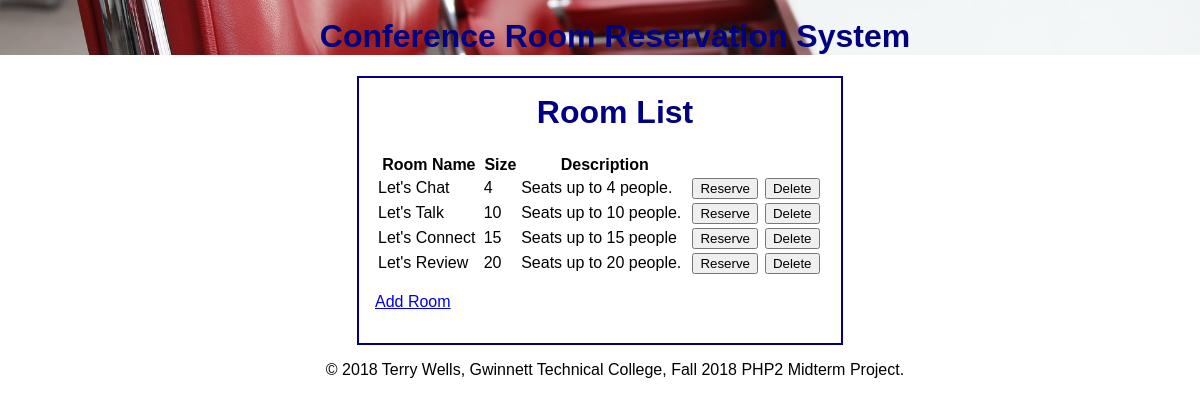
/rooms_manager/index.php, run on the app's committed database.
### tables this page shows
CREATE TABLE `rooms` (
  `room_id` int(5) NOT NULL,
  `room_name` varchar(45) NOT NULL,
  `room_size` varchar(5) NOT NULL,
  `room_description` varchar(100) NOT NULL
);

### model/room_db.php (called while the page is built, shortened)
<?php
function get_rooms() {
    global $db;
    $query = 'SELECT * FROM rooms';
    $statement = $db->prepare($query);
    $statement->execute();
    $rooms = $statement->fetchAll();
    return $rooms;
}
?>

### rooms_manager/room_list.php (the view, shortened to what this page needs)
<?php include '../view/header.php'; ?>
<main>
    <h1>Room List</h1>
    <section>
        <div class="w3-container">
            <table class="w3-table-all" style="width:100%">
                <tr>
                    <th>Room Name</th>
                    <th>Size</th>
                    <th>Description</th>
                    <th>&nbsp;</th>
                </tr>
                <?php foreach ($rooms as $room) : ?>
                <tr>
                    <td><?php echo $room['room_name']; ?></td>
                    <td><?php echo $room['room_size']; ?></td>
                    <td><?php echo $room['room_description']; ?></td>
                    <td><form action="../reservations_manager/index.php" method="post">
                      <input type="submit" value="Reserve">
                    </form></td>
                    <td><form action="index.php" method="post">
                      <input type="submit" value="Delete">
                    </form></td>
                  </tr>
                <?php endforeach; ?>
            </table>
    </div>
        <p><a href="add_room.php">Add Room</a></p>
    </section>
</main>
<?php include '../view/footer.php'; ?>

### rooms_manager/index.php (shortened to what this page needs)
<?php
require('../model/database.php');
require('../model/room_db.php');
$action = filter_input(INPUT_POST, 'action');
if ($action == NULL) {
    $action = filter_input(INPUT_GET, 'action');
    if ($action == NULL) {
        $action = 'rooms_list';
    }
}
if ($action == 'rooms_list') {
    $rooms = get_rooms();
    include('room_list.php');
} else if ($action == 'delete_room') {
    $room_id = filter_input(INPUT_POST, 'room_id',
            FILTER_VALIDATE_INT);
    if ($room_id == NULL || $room_id == FALSE) {
        $error = "Missing or incorrect room id.";
        include('../errors/error.php');
    } else {
        delete_room($room_id);
        header("Location: .");
    }
} else if ($action == 'add_room') {
    $room_name = filter_input(INPUT_POST, 'room_name');
    $room_size = filter_input(INPUT_POST, 'room_size');
    $room_description = filter_input(INPUT_POST, 'room_description');
    if ($room_name == NULL || $room_name == NULL ||  $room_size == NULL || $room_size == FALSE  || $room_description == NULL || $room_description == FALSE) {
        $error = "Invalid room information. Check all fields or input data and try again.";
        include('../errors/error.php');
    } else {
        add_room($room_name, $room_size, $room_description);
        header("Location: .");
    }
}
?>

### view/header.php (shortened to what this page needs)
<!DOCTYPE html>
<html>
    <head>
        <link rel="stylesheet" type="text/css" href="../main.css">
    </head>
    <body>
        <header>
          <div class="bg">
      <br>
            <h1>Conference Room Reservation System</h1>
        </header>

### view/footer.php (shortened to what this page needs)
<footer class="w3-container w3-gray">
    <p class="copyright">
        &copy; <?php echo date("Y"); ?> Terry Wells, Gwinnett Technical College, Fall 2018 PHP2 Midterm Project.
    </p>
</footer>
</body>
</html>

### main.css (style rules this page uses)
body { height: 100%; margin: 0; font-family: Arial, Helvetica, sans-serif; }
.bg { background-image: url("./images/conference.jpg"); height: 100%; background-position: center; background-repeat: no-repeat; background-size: cover; }
main { display: block; width: 450px; margin: 0 auto; padding: 1em; background: white; border: 2px solid navy; }
h1 { margin-top: 0; color: navy; padding-left: 30px; text-align: center; }
footer { padding-left: 30px; text-align: center; }

### data on the page
rooms: room_name "Let's Chat", room_size "4", room_description "Seats up to 4 people."
rooms: room_name "Let's Talk", room_size "10", room_description "Seats up to 10 people."
rooms: room_name "Let's Connect", room_size "15", room_description "Seats up to 15 people"
rooms: room_name "Let's Review", room_size "20", room_description "Seats up to 20 people."
